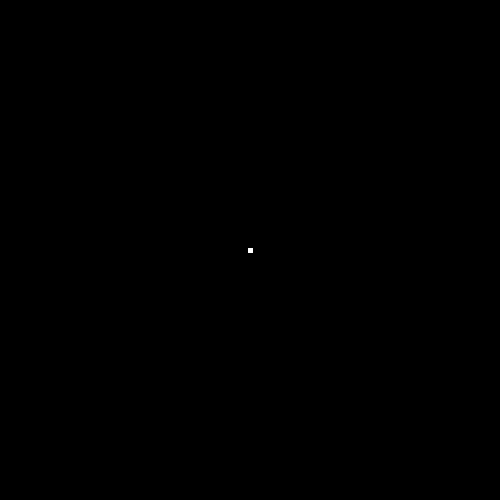
Frame 1 (no input)
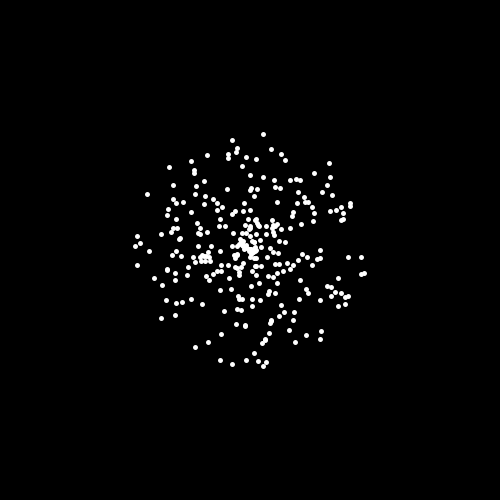
Frame 60 (the mouse pressed at the canvas centre just before this capture)
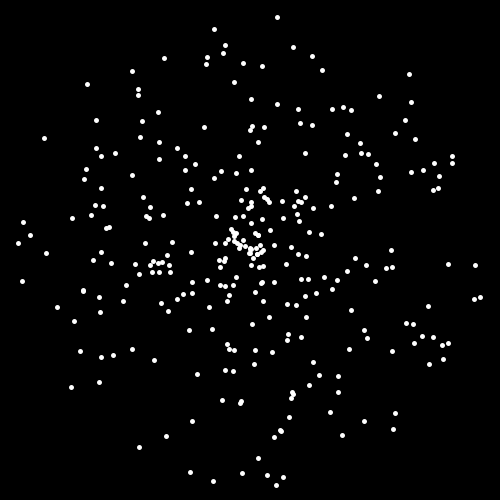
Frame 120 (the mouse held since frame 60 and released just before this capture)

The Processing sketch that drew these frames (run headless with seeded random() and noise(); from frame 60 on, the mouse is pressed at the canvas centre):

// Processing sketch: processing_89342
// ── processing_89342.pde

float [] x = new float[300];
float [] y = new float[300];
float [] xv = new float[300];
float [] yv = new float[300];
float speed;
float d;


 
void setup() {
  size(500, 500);
  smooth();
  
   for (int i=0; i<300; i++){
      x[i]=250;
      y[i]=250;
      speed=random(4-2);
      d=random(2*PI);
      xv[i]=cos(d)*speed;
      yv[i]=sin(d)*speed;
     
    }
    stroke(255);
    strokeWeight(5);
    }
    
void draw() {
  background(0);
   
  for (int i = 0; i < 300; i++) {
    point(x[i],y[i]);
    x[i]+=xv[i];
    y[i]+=yv[i];
    if (x[i]>500) {xv[i]=-xv[i];}
    if (x[i]<0) {xv[i]=-xv[i];}
    if (y[i]>500) {yv[i]=-yv[i];}
    if (y[i]<0) {yv[i]=-yv[i];}
  }
}
